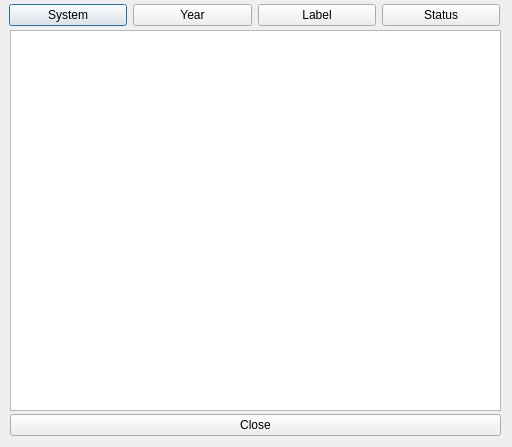
<?xml version="1.0" encoding="UTF-8"?>
<ui version="4.0">
 <class>Dialog</class>
 <widget class="QDialog" name="Dialog">
  <property name="geometry">
   <rect>
    <x>0</x>
    <y>0</y>
    <width>512</width>
    <height>447</height>
   </rect>
  </property>
  <property name="windowTitle">
   <string>Dialog</string>
  </property>
  <widget class="QWidget" name="horizontalLayoutWidget">
   <property name="geometry">
    <rect>
     <x>9</x>
     <y>0</y>
     <width>491</width>
     <height>31</height>
    </rect>
   </property>
   <layout class="QHBoxLayout" name="horizontalLayout">
    <item>
     <widget class="QPushButton" name="pushButtonSystem">
      <property name="text">
       <string>System</string>
      </property>
     </widget>
    </item>
    <item>
     <widget class="QPushButton" name="pushButtonYear">
      <property name="text">
       <string>Year</string>
      </property>
     </widget>
    </item>
    <item>
     <widget class="QPushButton" name="pushButtonLabel">
      <property name="text">
       <string>Label</string>
      </property>
     </widget>
    </item>
    <item>
     <widget class="QPushButton" name="pushButtonStatus">
      <property name="text">
       <string>Status</string>
      </property>
     </widget>
    </item>
   </layout>
  </widget>
  <widget class="QPlainTextEdit" name="plainTextEdit">
   <property name="geometry">
    <rect>
     <x>10</x>
     <y>30</y>
     <width>491</width>
     <height>381</height>
    </rect>
   </property>
   <property name="readOnly">
    <bool>true</bool>
   </property>
  </widget>
  <widget class="QWidget" name="horizontalLayoutWidget_2">
   <property name="geometry">
    <rect>
     <x>10</x>
     <y>410</y>
     <width>491</width>
     <height>31</height>
    </rect>
   </property>
   <layout class="QHBoxLayout" name="horizontalLayout_2">
    <item>
     <widget class="QPushButton" name="pushButtonClose">
      <property name="text">
       <string>Close</string>
      </property>
     </widget>
    </item>
   </layout>
  </widget>
 </widget>
 <resources/>
 <connections/>
</ui>
